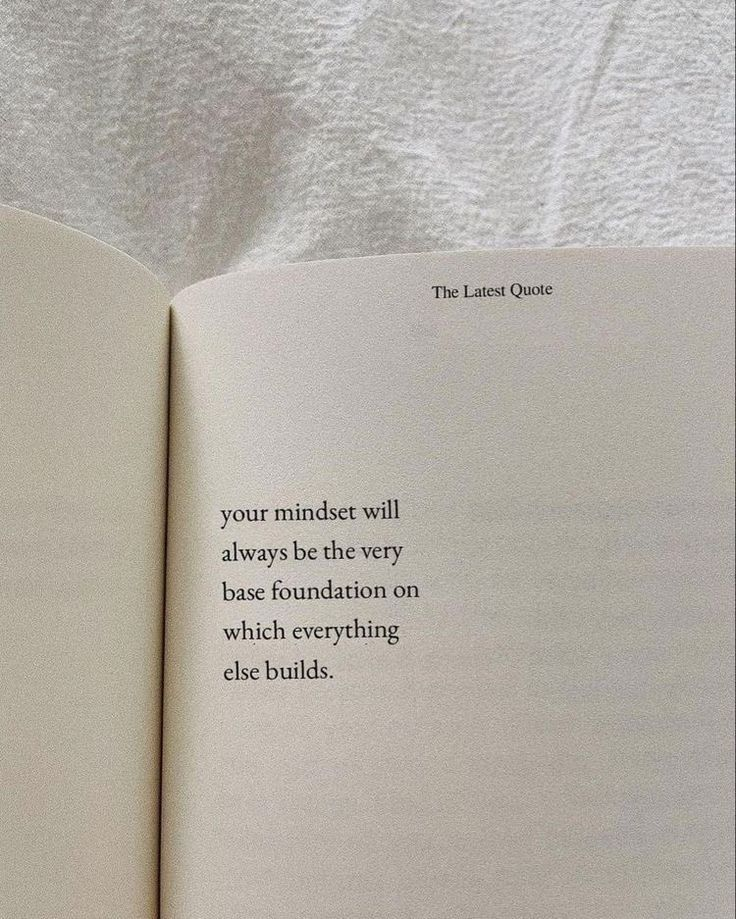
#> input picture cb584fd2b012dda98290bcdfa5507476.jpg, 736 x 919 px, found by its file name
$ jupyter execute --allow-errors OCR.ipynb
#> lines starting #> are read from the running program, lines starting #| are printed output that depends on the picture; after the words box and inside, x2 and y2 are one past the last pixel; in counts of white or black regions, pixels touching at a corner belong together
[cell 1]
import cv2
import pytesseract
import os
os.chdir(r"D:\6 months\5 Weeks\AI\Projects\OCR Project") # change the dir to the dir of the photos you want to detect

pytesseract.pytesseract.tesseract_cmd = r"D:\6 months\5 Weeks\AI\Projects\OCR Project\Tesseract  models\tesseract.exe"

# Load the image
img = cv2.imread(r"D:\6 months\5 Weeks\AI\Projects\OCR Project\cb584fd2b012dda98290bcdfa5507476.jpg")
#> img is the input picture: shape (919, 736, 3); mean B, G, R 166.1, 174.3, 179.9

# Resize the image
#img = cv2.resize(img , None , fx=0.5 , fy=0.5)

# convert image to grayscale
gray = cv2.cvtColor(img , cv2.COLOR_BGR2GRAY)
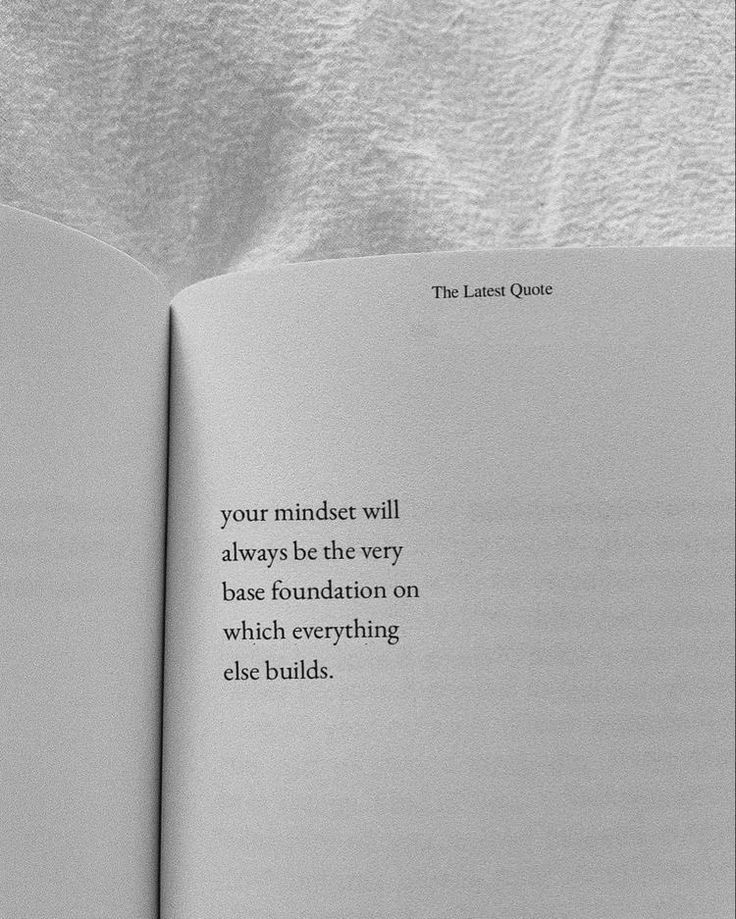
#> gray: shape (919, 736); min 0, max 250, mean 175

# Convert image to black and white (using adaptive threshold)
#cv2.adaptiveThreshold(src, maxValue, adaptiveMethod, thresholdType, blockSize, C)
adaptive_threshold = cv2.adaptiveThreshold(gray, 255, cv2.ADAPTIVE_THRESH_GAUSSIAN_C, cv2.THRESH_BINARY, 85 , 11)
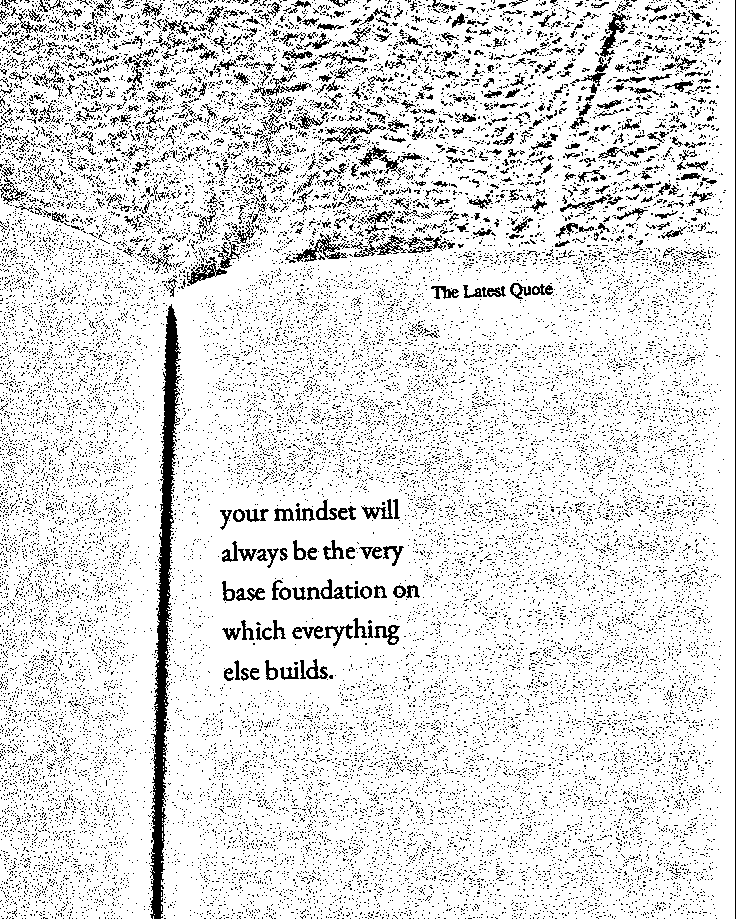
#> adaptive_threshold: shape (919, 736); 87.3% white; black in thin lines or dots
# [4 lines of commented-out code are left out]

#> (the rest of this cell did not finish here and is left out)

#> (a cell that did not finish here is left out)

[cell 3]
import cv2
import pytesseract
import os
os.chdir(r"D:\6 months\5 Weeks\AI\Projects\OCR Project") # change the dir to the dir of the photos you want to detect

pytesseract.pytesseract.tesseract_cmd = r"D:\6 months\5 Weeks\AI\Projects\OCR Project\Tesseract  models\tesseract.exe"

# Load the image
img = cv2.imread(r"D:\6 months\5 Weeks\AI\Projects\OCR Project\images.jpeg")
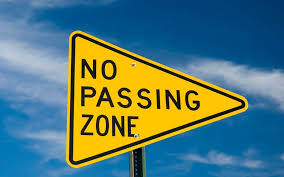
#> input picture images.jpeg, 284 x 177 px, found by its file name
#> img is the input picture: shape (177, 284, 3); mean B, G, R 117.3, 122.8, 87.1

# Resize the image
#img = cv2.resize(img , None , fx=0.5 , fy=0.5)

# convert image to grayscale
gray = cv2.cvtColor(img , cv2.COLOR_BGR2GRAY)
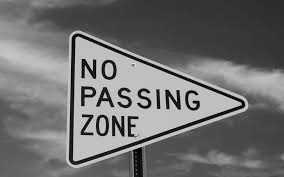
#> gray: shape (177, 284); min 0, max 227, mean 111.5

# Convert image to black and white (using adaptive threshold)
#cv2.adaptiveThreshold(src, maxValue, adaptiveMethod, thresholdType, blockSize, C)
adaptive_threshold = cv2.adaptiveThreshold(gray, 255, cv2.ADAPTIVE_THRESH_GAUSSIAN_C, cv2.THRESH_BINARY, 51 , 2)
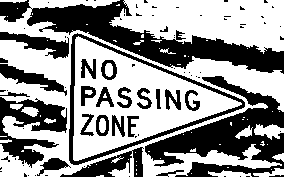
#> adaptive_threshold: shape (177, 284); 58% white; 83 black regions (57 under 20 px), largest, box (x1, y1, x2, y2) and area: (0, 0, 284, 74) 6488, (145, 76, 284, 177) 5546, (0, 97, 67, 168) 2195
# [4 lines of commented-out code are left out]

#> (the rest of this cell did not finish here and is left out)

[cell 4]
import cv2
import pytesseract
import os
os.chdir(r"D:\6 months\5 Weeks\AI\Projects\OCR Project") # change the dir to the dir of the photos you want to detect

pytesseract.pytesseract.tesseract_cmd = r"D:\6 months\5 Weeks\AI\Projects\OCR Project\Tesseract  models\tesseract.exe"

# Load the image
img = cv2.imread(r"D:\6 months\5 Weeks\AI\Projects\OCR Project\image_.png")
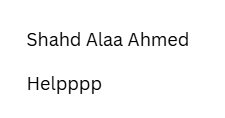
#> input picture image_.png, 225 x 118 px, found by its file name
#> img is the input picture: shape (118, 225, 3); min 0, max 255, mean 246.9

# Resize the image
#img = cv2.resize(img , None , fx=0.5 , fy=0.5)

# convert image to grayscale
gray = cv2.cvtColor(img , cv2.COLOR_BGR2GRAY)
#> gray: shape (118, 225)

# Convert image to black and white (using adaptive threshold)
#cv2.adaptiveThreshold(src, maxValue, adaptiveMethod, thresholdType, blockSize, C)
adaptive_threshold = cv2.adaptiveThreshold(gray, 255, cv2.ADAPTIVE_THRESH_GAUSSIAN_C, cv2.THRESH_BINARY, 51 , 2)
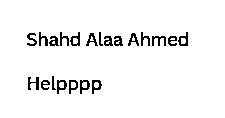
#> adaptive_threshold: shape (118, 225); 95.2% white; black in thin lines or dots, all inside (x1, y1, x2, y2) = (27, 32, 188, 94)
# [4 lines of commented-out code are left out]

#> (the rest of this cell did not finish here and is left out)
